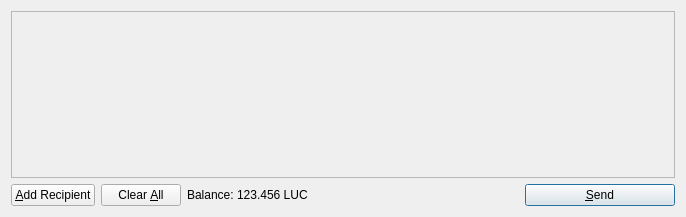
<?xml version="1.0" encoding="UTF-8"?>
<ui version="4.0">
 <class>SendCoinsDialog</class>
 <widget class="QDialog" name="SendCoinsDialog">
  <property name="geometry">
   <rect>
    <x>0</x>
    <y>0</y>
    <width>686</width>
    <height>217</height>
   </rect>
  </property>
  <property name="windowTitle">
   <string>Send Coins</string>
  </property>
  <layout class="QVBoxLayout" name="verticalLayout">
   <item>
    <widget class="QScrollArea" name="scrollArea">
     <property name="widgetResizable">
      <bool>true</bool>
     </property>
     <widget class="QWidget" name="scrollAreaWidgetContents">
      <property name="geometry">
       <rect>
        <x>0</x>
        <y>0</y>
        <width>666</width>
        <height>165</height>
       </rect>
      </property>
      <layout class="QVBoxLayout" name="verticalLayout_2">
       <property name="margin">
        <number>0</number>
       </property>
       <item>
        <layout class="QVBoxLayout" name="entries">
         <property name="spacing">
          <number>6</number>
         </property>
        </layout>
       </item>
       <item>
        <spacer name="verticalSpacer">
         <property name="orientation">
          <enum>Qt::Vertical</enum>
         </property>
         <property name="sizeHint" stdset="0">
          <size>
           <width>20</width>
           <height>40</height>
          </size>
         </property>
        </spacer>
       </item>
      </layout>
     </widget>
    </widget>
   </item>
   <item>
    <layout class="QHBoxLayout" name="horizontalLayout">
     <item>
      <widget class="QPushButton" name="addButton">
       <property name="toolTip">
        <string>Send to multiple recipients at once</string>
       </property>
       <property name="text">
        <string>&amp;Add Recipient</string>
       </property>
       <property name="icon">
        <iconset resource="../bitcoin.qrc">
         <normaloff>:/icons/add</normaloff>:/icons/add</iconset>
       </property>
       <property name="autoDefault">
        <bool>false</bool>
       </property>
      </widget>
     </item>
     <item>
      <widget class="QPushButton" name="clearButton">
       <property name="sizePolicy">
        <sizepolicy hsizetype="Minimum" vsizetype="Fixed">
         <horstretch>0</horstretch>
         <verstretch>0</verstretch>
        </sizepolicy>
       </property>
       <property name="toolTip">
        <string>Remove all transaction fields</string>
       </property>
       <property name="text">
        <string>Clear &amp;All</string>
       </property>
       <property name="icon">
        <iconset resource="../bitcoin.qrc">
         <normaloff>:/icons/remove</normaloff>:/icons/remove</iconset>
       </property>
       <property name="autoRepeatDelay">
        <number>300</number>
       </property>
       <property name="autoDefault">
        <bool>false</bool>
       </property>
      </widget>
     </item>
     <item>
      <layout class="QHBoxLayout" name="horizontalLayout_2">
       <property name="spacing">
        <number>3</number>
       </property>
       <item>
        <widget class="QLabel" name="label">
         <property name="text">
          <string>Balance:</string>
         </property>
        </widget>
       </item>
       <item>
        <widget class="QLabel" name="labelBalance">
         <property name="cursor">
          <cursorShape>IBeamCursor</cursorShape>
         </property>
         <property name="text">
          <string>123.456 LUC</string>
         </property>
         <property name="textInteractionFlags">
          <set>Qt::LinksAccessibleByMouse|Qt::TextSelectableByKeyboard|Qt::TextSelectableByMouse</set>
         </property>
        </widget>
       </item>
      </layout>
     </item>
     <item>
      <spacer name="horizontalSpacer">
       <property name="orientation">
        <enum>Qt::Horizontal</enum>
       </property>
       <property name="sizeHint" stdset="0">
        <size>
         <width>40</width>
         <height>20</height>
        </size>
       </property>
      </spacer>
     </item>
     <item>
      <widget class="QPushButton" name="sendButton">
       <property name="minimumSize">
        <size>
         <width>150</width>
         <height>0</height>
        </size>
       </property>
       <property name="toolTip">
        <string>Confirm the send action</string>
       </property>
       <property name="text">
        <string>&amp;Send</string>
       </property>
       <property name="icon">
        <iconset resource="../bitcoin.qrc">
         <normaloff>:/icons/send</normaloff>:/icons/send</iconset>
       </property>
       <property name="default">
        <bool>true</bool>
       </property>
      </widget>
     </item>
    </layout>
   </item>
  </layout>
 </widget>
 <resources>
  <include location="../bitcoin.qrc"/>
 </resources>
 <connections/>
</ui>
